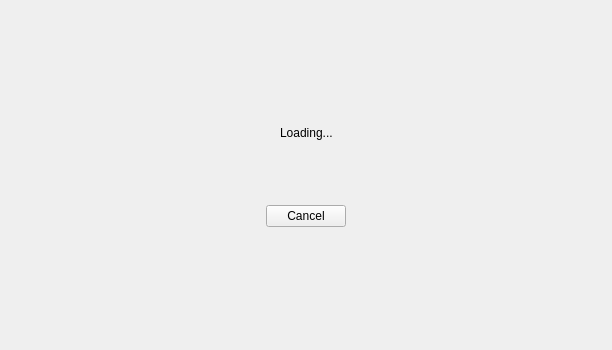
<?xml version="1.0" encoding="UTF-8"?>
<ui version="4.0">
 <class>Loader</class>
 <widget class="QWidget" name="Loader">
  <property name="geometry">
   <rect>
    <x>0</x>
    <y>0</y>
    <width>612</width>
    <height>350</height>
   </rect>
  </property>
  <layout class="QVBoxLayout" name="verticalLayout_2">
   <item>
    <spacer name="verticalSpacer">
     <property name="orientation">
      <enum>Qt::Vertical</enum>
     </property>
     <property name="sizeHint" stdset="0">
      <size>
       <width>20</width>
       <height>112</height>
      </size>
     </property>
    </spacer>
   </item>
   <item>
    <layout class="QHBoxLayout" name="horizontalLayout_4">
     <item>
      <spacer name="horizontalSpacer_7">
       <property name="orientation">
        <enum>Qt::Horizontal</enum>
       </property>
       <property name="sizeHint" stdset="0">
        <size>
         <width>40</width>
         <height>20</height>
        </size>
       </property>
      </spacer>
     </item>
     <item>
      <layout class="QVBoxLayout" name="verticalLayout">
       <item>
        <layout class="QHBoxLayout" name="horizontalLayout">
         <item>
          <spacer name="horizontalSpacer_4">
           <property name="orientation">
            <enum>Qt::Horizontal</enum>
           </property>
           <property name="sizeHint" stdset="0">
            <size>
             <width>13</width>
             <height>20</height>
            </size>
           </property>
          </spacer>
         </item>
         <item>
          <widget class="QLabel" name="label">
           <property name="text">
            <string>Loading...</string>
           </property>
          </widget>
         </item>
         <item>
          <spacer name="horizontalSpacer_3">
           <property name="orientation">
            <enum>Qt::Horizontal</enum>
           </property>
           <property name="sizeHint" stdset="0">
            <size>
             <width>13</width>
             <height>20</height>
            </size>
           </property>
          </spacer>
         </item>
        </layout>
       </item>
       <item>
        <layout class="QHBoxLayout" name="horizontalLayout_2">
         <item>
          <spacer name="horizontalSpacer">
           <property name="orientation">
            <enum>Qt::Horizontal</enum>
           </property>
           <property name="sizeHint" stdset="0">
            <size>
             <width>13</width>
             <height>20</height>
            </size>
           </property>
          </spacer>
         </item>
         <item>
          <widget class="QWidget" name="spinnerWidget" native="true">
           <property name="minimumSize">
            <size>
             <width>50</width>
             <height>50</height>
            </size>
           </property>
          </widget>
         </item>
         <item>
          <spacer name="horizontalSpacer_2">
           <property name="orientation">
            <enum>Qt::Horizontal</enum>
           </property>
           <property name="sizeHint" stdset="0">
            <size>
             <width>40</width>
             <height>20</height>
            </size>
           </property>
          </spacer>
         </item>
        </layout>
       </item>
       <item>
        <layout class="QHBoxLayout" name="horizontalLayout_3">
         <item>
          <spacer name="horizontalSpacer_5">
           <property name="orientation">
            <enum>Qt::Horizontal</enum>
           </property>
           <property name="sizeHint" stdset="0">
            <size>
             <width>13</width>
             <height>20</height>
            </size>
           </property>
          </spacer>
         </item>
         <item>
          <widget class="QPushButton" name="cancelButton">
           <property name="maximumSize">
            <size>
             <width>80</width>
             <height>16777215</height>
            </size>
           </property>
           <property name="text">
            <string>Cancel</string>
           </property>
          </widget>
         </item>
         <item>
          <spacer name="horizontalSpacer_6">
           <property name="orientation">
            <enum>Qt::Horizontal</enum>
           </property>
           <property name="sizeHint" stdset="0">
            <size>
             <width>13</width>
             <height>20</height>
            </size>
           </property>
          </spacer>
         </item>
        </layout>
       </item>
      </layout>
     </item>
     <item>
      <spacer name="horizontalSpacer_8">
       <property name="orientation">
        <enum>Qt::Horizontal</enum>
       </property>
       <property name="sizeHint" stdset="0">
        <size>
         <width>40</width>
         <height>20</height>
        </size>
       </property>
      </spacer>
     </item>
    </layout>
   </item>
   <item>
    <spacer name="verticalSpacer_2">
     <property name="orientation">
      <enum>Qt::Vertical</enum>
     </property>
     <property name="sizeHint" stdset="0">
      <size>
       <width>20</width>
       <height>111</height>
      </size>
     </property>
    </spacer>
   </item>
  </layout>
 </widget>
 <resources/>
 <connections/>
</ui>
